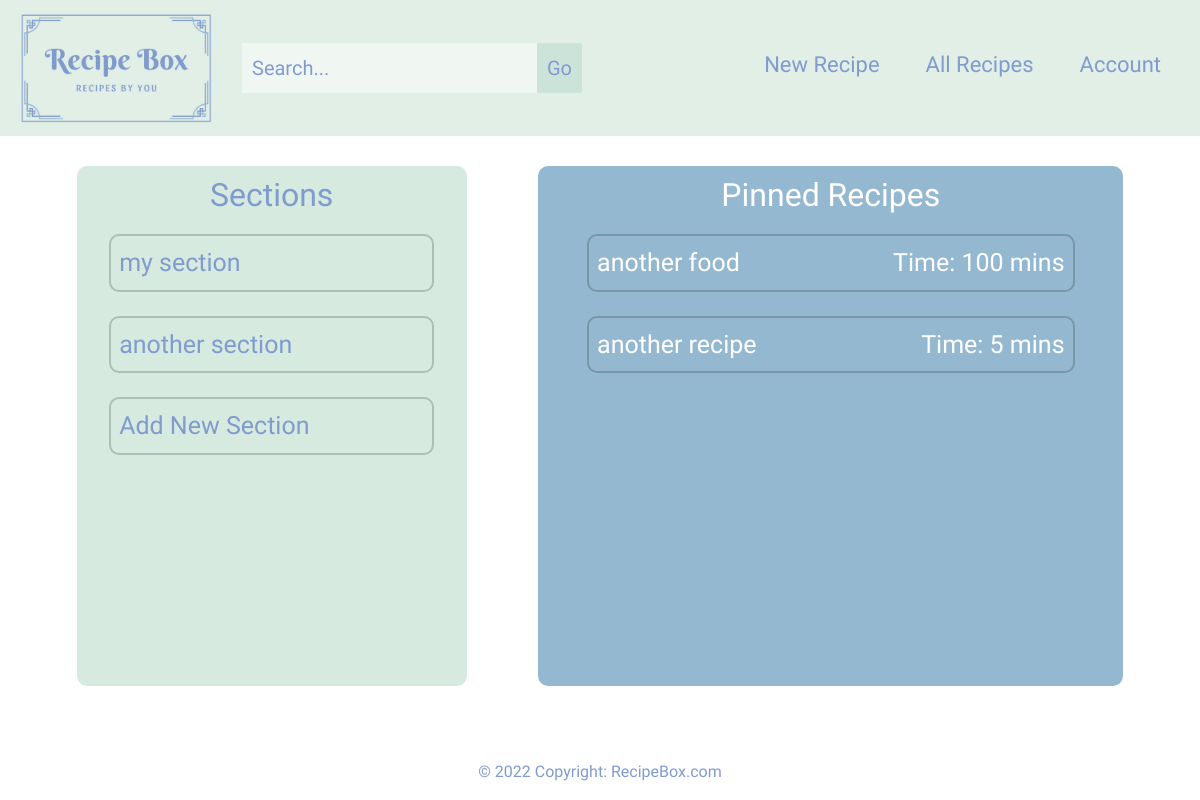
/ (signed in), run on an earlier commit of the app's database.
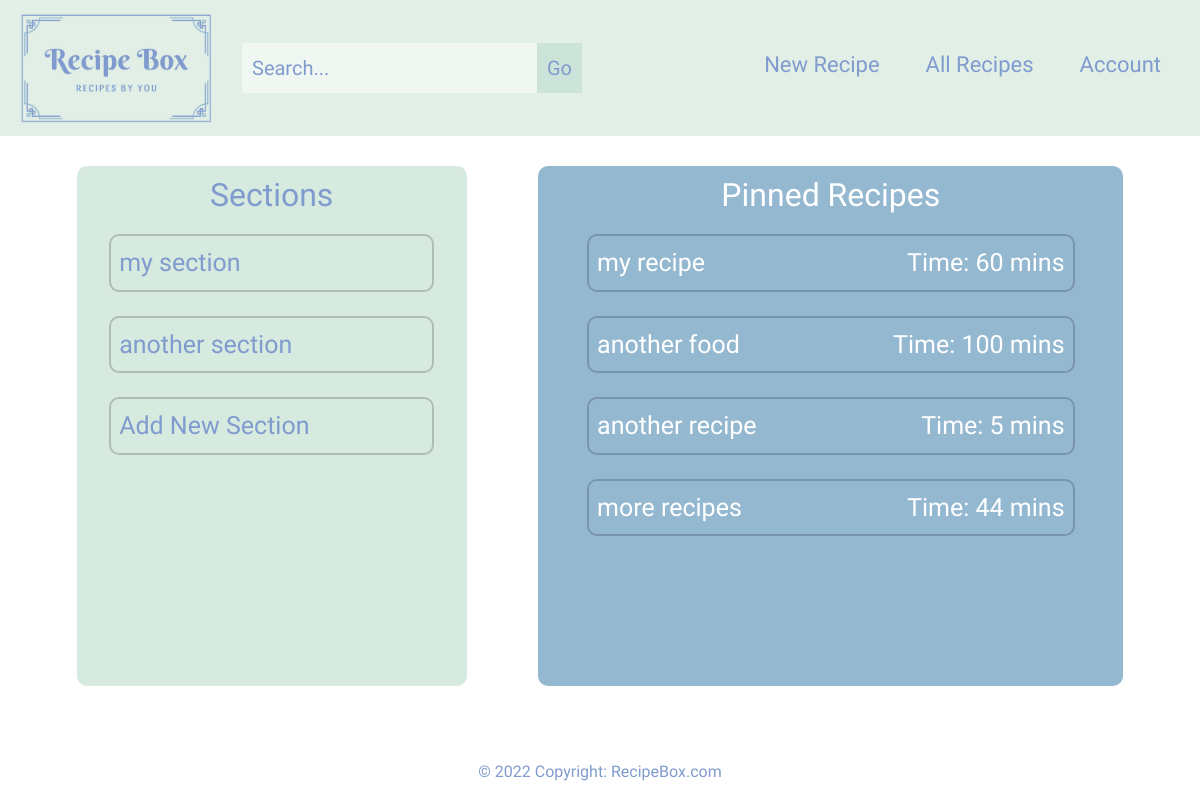
And on a later commit of the database.
### base/models.py (models this page shows, shortened)
class Section(models.Model):
    user = models.ForeignKey(settings.AUTH_USER_MODEL, on_delete=models.CASCADE)
    name = models.CharField(max_length=120, unique=True,)
    description = models.TextField(null=True, blank=True)
    order_index = models.PositiveIntegerField(null=True, blank=True)
    color = models.CharField(max_length = 16, default="#ffffff")
    class Meta:
        verbose_name = ('Section')
        verbose_name_plural = ('Sections')

class Recipe(models.Model):
    user = models.ForeignKey(settings.AUTH_USER_MODEL, on_delete=models.CASCADE)
    name = models.CharField(max_length = 150)
    slug = models.SlugField(blank=True, null=True)
    time_to_make = models.CharField(max_length = 25, default=0)
    timestamp = models.DateTimeField(auto_now_add=True)
    updated = models.DateTimeField(auto_now=True)
    section = models.ForeignKey(Section, related_name='recipes', on_delete=models.PROTECT, null=True)
    pinned = models.BooleanField(default=False)
    class Meta:
        verbose_name = ('Recipe')
        verbose_name_plural = ('Recipes')
    '''
    def __str__(self):
        return self.name

    def save(self, *args, **kwargs):
        if self.slug is None:
            self.slug = slugify(self.name)
        super().save(*args, **kwargs)
    '''
    def get_absolute_url(self):
        return reverse("individual_recipe", kwargs={"title": self.name})

### base/views.py (the view)
# urls.py: path("", views.home, name="home"),
@login_required(login_url="/login")
def home(request):
    section_qs = Section.objects.filter(user=request.user)
    pinned_qs = Recipe.objects.filter(Q(user=request.user) & Q(pinned=True))
    context = {
        "home_section_list": section_qs,
        "pinned_recipes_list": pinned_qs,
    }
    return render(request, "home.html", context)

### templates/home.html (shortened to what this page needs)
{% extends "base.html" %}
{% block page_content %}
<section id="home">
    <div class="container-fluid">
            <div class="row">
                <div class="col-sm-4 section-col">
                    <h2>Sections</h2>
                    <div class="row">
                        {% for x in home_section_list %}
                        <div class="col-sm-10 mini-section" id="section-block"><a class="col-link" href="/section/{{ x.name }}">{{ x.name }}</a></div>
                        {% endfor %}
                        <div class="col-sm-10 mini-section"><a class="col-link" href="/section">Add New Section</a></div>
                    </div>
                </div>
                <div class="col-sm-6 pinned-col">
                    <h2>Pinned Recipes</h2>
                    <div class="row">
                        {% for x in pinned_recipes_list %}
                        <div class="col-sm-10 mini-pinned">
                            <p class="all-recipes-text"><a class="pinned-link" href="{{ x.get_absolute_url }}">{{ x.name }}</a></p>
                            <p class="all-recipes-text">Time: {{ x.time_to_make }} mins</p>
                        </div>
                        {% endfor %}
                            </div>
                    </div>
                </div>
            </div>
        </div>
{% endblock %}

What changed in the data, as far as the page shows it:
now on this page (row edited): Recipe: name "my recipe", time_to_make "60"
added Recipe: name "more recipes", time_to_make "44"
